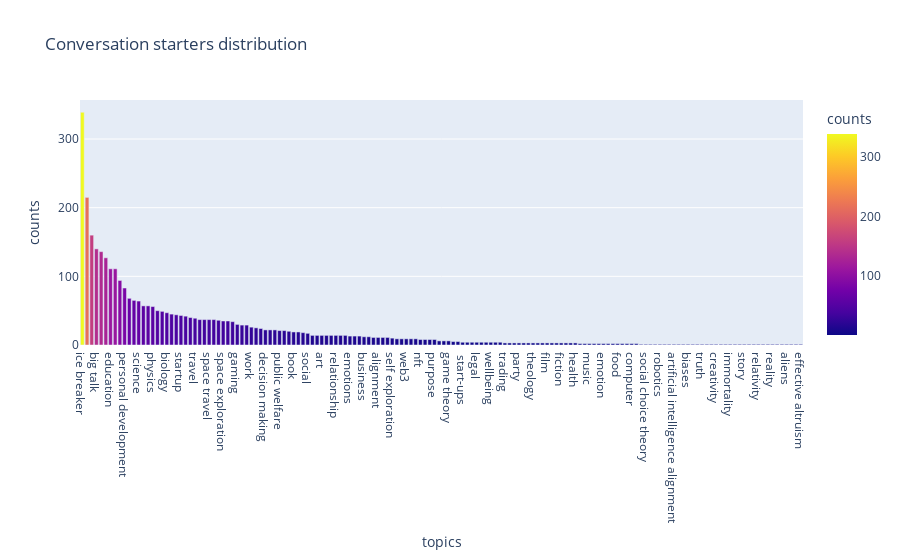

The code cell stored with this chart in its notebook:
### Code cell
new_df = pd.Series([item for sublist in df.topics for item in sublist]).value_counts().rename_axis('topics').reset_index(name='counts')
fig = px.bar(new_df, x="topics", y="counts", color="counts", title="Conversation starters distribution")
fig.show()

### Figure 1 — Plotly figure (JSON) as saved in the notebook; plotly's stock layout.template omitted (floating-point values rounded to 4 significant figures; data arrays with more than 128 entries replaced by an {"elided": "..."} marker saying what was removed)
{"data": [{"alignmentgroup": "True", "hovertemplate": "topics=%{x}<br>counts=%{marker.color}<extra></extra>", "legendgroup": "", "marker": {"color": {"elided": "154 int values"}, "coloraxis": "coloraxis", "pattern": {"shape": ""}}, "name": "", "offsetgroup": "", "orientation": "v", "showlegend": false, "textposition": "auto", "type": "bar", "x": {"elided": "154 str values"}, "xaxis": "x", "y": {"elided": "154 int values"}, "yaxis": "y"}], "layout": {"barmode": "relative", "coloraxis": {"colorbar": {"title": {"text": "counts"}}, "colorscale": [[0, "#0d0887"], [0.1111, "#46039f"], [0.2222, "#7201a8"], [0.3333, "#9c179e"], [0.4444, "#bd3786"], [0.5556, "#d8576b"], [0.6667, "#ed7953"], [0.7778, "#fb9f3a"], [0.8889, "#fdca26"], [1, "#f0f921"]]}, "legend": {"tracegroupgap": 0}, "title": {"text": "Conversation starters distribution"}, "xaxis": {"anchor": "y", "domain": [0, 1], "title": {"text": "topics"}}, "yaxis": {"anchor": "x", "domain": [0, 1], "title": {"text": "counts"}}}}
